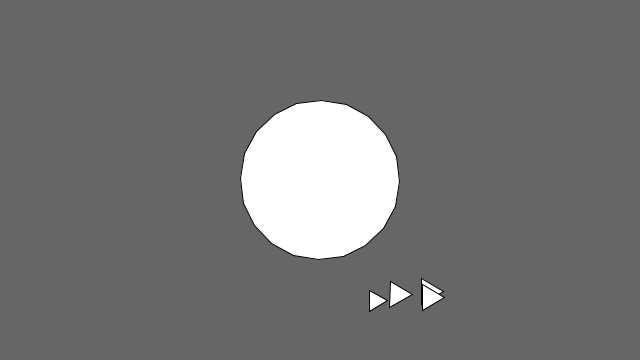
Frame 1 (no input)
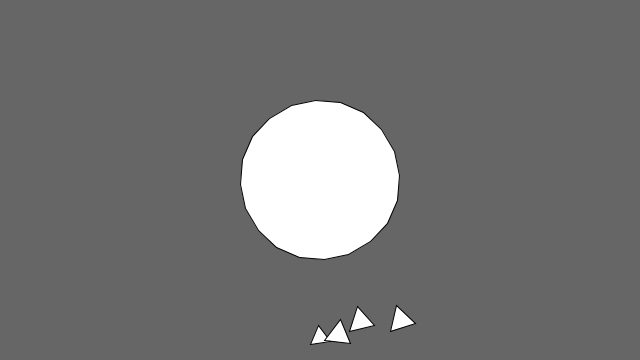
Frame 60 (the mouse pressed at the canvas centre just before this capture)
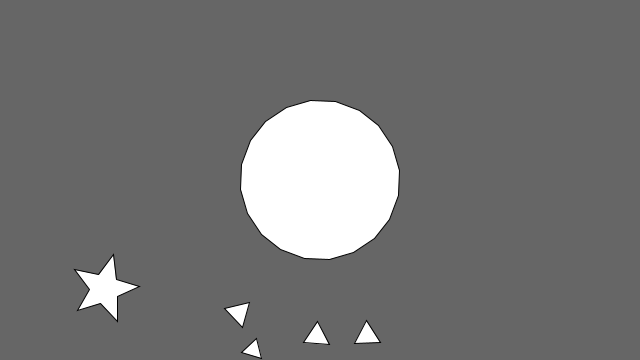
Frame 120 (the mouse held since frame 60 and released just before this capture)

The Processing sketch that drew these frames (run headless with seeded random() and noise(); from frame 60 on, the mouse is pressed at the canvas centre):

// Processing sketch: ecabato_vertex_drawings
// ── ecabato_vertex_drawings.pde
void setup() {
  size(640, 360);
}

void draw() {
  background(102);
  
  pushMatrix();
  translate(width*0.5, height*0.5);
  rotate(frameCount / 50.0);
  polygon(0, 0, 80, 20);  // main planet
  popMatrix();
  
 pushMatrix();
  translate(width*0.4, height*0.5);
  rotate(frameCount / 150.0);
  polygon(120, 120, 12, 3);  // asteroid 1
  popMatrix();
  
  pushMatrix();
  translate(width*0.5, height*0.5);
  rotate(frameCount / 90.0);
  polygon(110, 110, 15, 3);  // asteroid 2
  popMatrix();
  
   pushMatrix();
  translate(width*0.5, height*0.52);
  rotate(frameCount / 250.0);
  polygon(110, 110, 15, 3);  // asteroid 3
  popMatrix();
  
   pushMatrix();
  translate(width*0.45, height*0.51);
  rotate(frameCount / 200.0);
  polygon(110, 110, 15, 3);  // asteroid 4
  popMatrix();
  
    pushMatrix();
  translate(width*0.6, height*0.5);
  rotate(frameCount / 100.0);
  star(0, 300, 15, 35, 5); // star 1 
  popMatrix(); 
}


void polygon(float x, float y, float radius, int npoints) {
  float angle = TWO_PI / npoints;
  beginShape();
  for (float a = 0; a < TWO_PI; a += angle) {
    float sx = x + cos(a) * radius;
    float sy = y + sin(a) * radius;
    vertex(sx, sy);
  }
  endShape(CLOSE);
}
void star(float x, float y, float radius1, float radius2, int npoints) {
  float angle = TWO_PI / npoints;
  float halfAngle = angle/2.0;
  beginShape();
  for (float a = 0; a < TWO_PI; a += angle) {
    float sx = x + cos(a) * radius2;
    float sy = y + sin(a) * radius2;
    vertex(sx, sy);
    sx = x + cos(a+halfAngle) * radius1;
    sy = y + sin(a+halfAngle) * radius1;
    vertex(sx, sy);
  }
  endShape(CLOSE);

}
